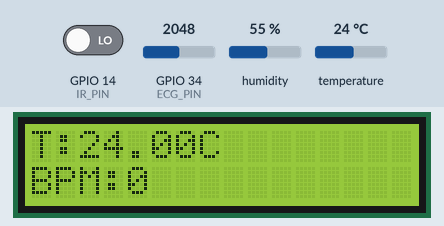
The sketch below on a simulated ESP32. On the bench: 16×2 character LCD. The inputs (shaded band) are chosen by the test bench; at power-on: temperature 24 °C, GPIO 14 (IR_PIN) LOW, GPIO 34 (ECG_PIN) = 2048, humidity 55 %. What the sketch prints to the serial monitor is not drawn.

Above: at 3.2 s.
3.3 s: temperature set to 37 °C
At 6.0 s:
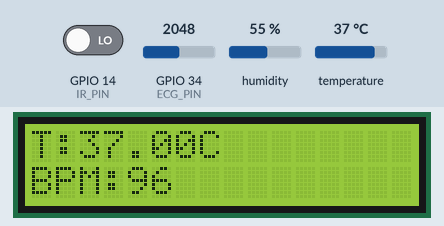
6.6 s: temperature set to 40 °C
At 9.6 s:
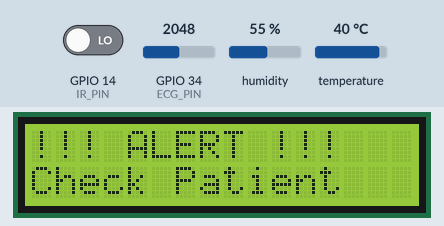
10.2 s: GPIO 14 (IR_PIN) driven HIGH
At 12.1 s:
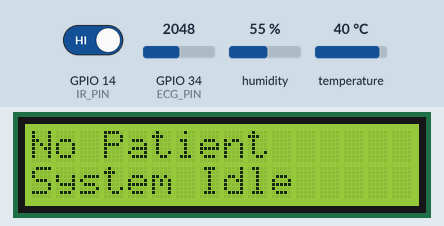
12.4 s: GPIO 14 (IR_PIN) driven LOW
At 14.0 s:
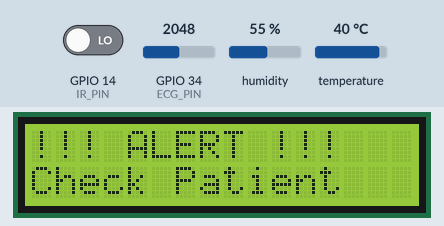
Timing chart, 0 to 15.0 s (numbered marks = the images above; inputs shaded):
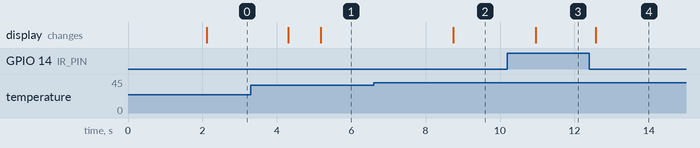

The sketch:

patient_monitoring_system.ino
```cpp
#include <Wire.h>
#include <LiquidCrystal_I2C.h>
#include "DHT.h"

#define IR_PIN 14
#define DHTPIN 4
#define DHTTYPE DHT11
#define ECG_PIN 34

LiquidCrystal_I2C lcd(0x27, 16, 2);
DHT dht(DHTPIN, DHTTYPE);

int beatCount = 0;
unsigned long lastBeatTime = 0;
unsigned long lastCalcTime = 0;
float bpm = 0;

int threshold = 1500;   // 🔧 Adjust if needed

void setup() {
  Serial.begin(115200);

  pinMode(IR_PIN, INPUT);

  Wire.begin(21, 22);
  lcd.init();
  lcd.backlight();

  dht.begin();

  lcd.setCursor(0, 0);
  lcd.print("Health System");
  delay(2000);
  lcd.clear();
}

void loop() {

  int irState = digitalRead(IR_PIN);

  // 🟢 NO PATIENT
  if (irState == HIGH) {
    lcd.clear();
    lcd.setCursor(0, 0);
    lcd.print("No Patient");
    lcd.setCursor(0, 1);
    lcd.print("System Idle");

    bpm = 0;
    beatCount = 0;

    delay(500);
    return;
  }

  // 🟢 PATIENT DETECTED

  float temp = dht.readTemperature();

  // Handle DHT error
  if (isnan(temp)) {
    temp = 0;
  }

  int ecgValue = analogRead(ECG_PIN);

  // ❤️ ECG Peak Detection (Improved)
  if (ecgValue > threshold) {
    if (millis() - lastBeatTime > 300) {  // debounce
      beatCount++;
      lastBeatTime = millis();
    }
  }

  // ❤️ Calculate BPM every 5 seconds
  if (millis() - lastCalcTime > 5000) {
    bpm = beatCount * 12;   // 5 sec → BPM
    beatCount = 0;
    lastCalcTime = millis();
  }

  // 🧪 Debug (optional)
  Serial.print("Temp: ");
  Serial.print(temp);
  Serial.print(" | ECG: ");
  Serial.print(ecgValue);
  Serial.print(" | BPM: ");
  Serial.println(bpm);

  // 📺 DISPLAY NORMAL DATA
  lcd.clear();
  lcd.setCursor(0, 0);
  lcd.print("T:");
  lcd.print(temp);
  lcd.print("C");

  lcd.setCursor(0, 1);
  lcd.print("BPM:");
  lcd.print((int)bpm);

  // 🔴 ALERT CONDITION (FIXED LOGIC)
  if ((temp > 38) ||
      ((bpm > 120 || bpm < 50) && bpm != 0)) {

    lcd.clear();
    lcd.setCursor(0, 0);
    lcd.print("!!! ALERT !!!");
    lcd.setCursor(0, 1);
    lcd.print("Check Patient");

    delay(2000);
  }

  delay(200);
}
```

Measured:
- the behaviour switches between 38 and 39 °C on temperature (found by bisection; images 1 and 2)
- after the input at 3.3 s, the display: first changes after 1.0 s (image 1 shows a later state)
- after the input at 6.6 s, the display: changes after 2.1 s (image 2)
- after the input at 10.2 s, the display: changes after 0.76 s (image 3)
- after the input at 12.4 s, the display: changes after 0.18 s (image 4)
